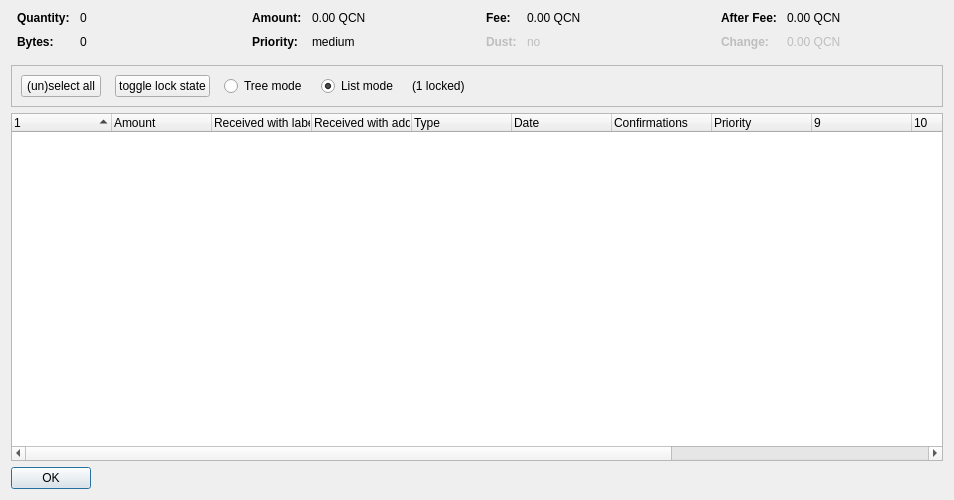
<?xml version="1.0" encoding="UTF-8"?>
<ui version="4.0">
 <class>CoinControlDialog</class>
 <widget class="QDialog" name="CoinControlDialog">
  <property name="geometry">
   <rect>
    <x>0</x>
    <y>0</y>
    <width>954</width>
    <height>500</height>
   </rect>
  </property>
  <property name="windowTitle">
   <string>Coin Selection</string>
  </property>
  <layout class="QVBoxLayout" name="verticalLayout">
   <item>
    <layout class="QHBoxLayout" name="horizontalLayoutTop" stretch="0,0,0,0">
     <property name="topMargin">
      <number>0</number>
     </property>
     <property name="bottomMargin">
      <number>10</number>
     </property>
     <item>
      <layout class="QFormLayout" name="formLayoutCoinControl1">
       <property name="horizontalSpacing">
        <number>10</number>
       </property>
       <property name="verticalSpacing">
        <number>10</number>
       </property>
       <property name="leftMargin">
        <number>6</number>
       </property>
       <property name="rightMargin">
        <number>6</number>
       </property>
       <item row="0" column="0">
        <widget class="QLabel" name="labelCoinControlQuantityText">
         <property name="font">
          <font>
           <weight>75</weight>
           <bold>true</bold>
          </font>
         </property>
         <property name="text">
          <string>Quantity:</string>
         </property>
        </widget>
       </item>
       <item row="0" column="1">
        <widget class="QLabel" name="labelCoinControlQuantity">
         <property name="cursor">
          <cursorShape>IBeamCursor</cursorShape>
         </property>
         <property name="contextMenuPolicy">
          <enum>Qt::ActionsContextMenu</enum>
         </property>
         <property name="text">
          <string notr="true">0</string>
         </property>
         <property name="textInteractionFlags">
          <set>Qt::LinksAccessibleByMouse|Qt::TextSelectableByKeyboard|Qt::TextSelectableByMouse</set>
         </property>
        </widget>
       </item>
       <item row="1" column="0">
        <widget class="QLabel" name="labelCoinControlBytesText">
         <property name="font">
          <font>
           <weight>75</weight>
           <bold>true</bold>
          </font>
         </property>
         <property name="text">
          <string>Bytes:</string>
         </property>
        </widget>
       </item>
       <item row="1" column="1">
        <widget class="QLabel" name="labelCoinControlBytes">
         <property name="cursor">
          <cursorShape>IBeamCursor</cursorShape>
         </property>
         <property name="contextMenuPolicy">
          <enum>Qt::ActionsContextMenu</enum>
         </property>
         <property name="text">
          <string notr="true">0</string>
         </property>
         <property name="textInteractionFlags">
          <set>Qt::LinksAccessibleByMouse|Qt::TextSelectableByKeyboard|Qt::TextSelectableByMouse</set>
         </property>
        </widget>
       </item>
      </layout>
     </item>
     <item>
      <layout class="QFormLayout" name="formLayoutCoinControl2">
       <property name="horizontalSpacing">
        <number>10</number>
       </property>
       <property name="verticalSpacing">
        <number>10</number>
       </property>
       <property name="leftMargin">
        <number>6</number>
       </property>
       <property name="rightMargin">
        <number>6</number>
       </property>
       <item row="0" column="0">
        <widget class="QLabel" name="labelCoinControlAmountText">
         <property name="font">
          <font>
           <weight>75</weight>
           <bold>true</bold>
          </font>
         </property>
         <property name="text">
          <string>Amount:</string>
         </property>
        </widget>
       </item>
       <item row="0" column="1">
        <widget class="QLabel" name="labelCoinControlAmount">
         <property name="cursor">
          <cursorShape>IBeamCursor</cursorShape>
         </property>
         <property name="contextMenuPolicy">
          <enum>Qt::ActionsContextMenu</enum>
         </property>
         <property name="text">
          <string notr="true">0.00 QCN</string>
         </property>
         <property name="textInteractionFlags">
          <set>Qt::LinksAccessibleByMouse|Qt::TextSelectableByKeyboard|Qt::TextSelectableByMouse</set>
         </property>
        </widget>
       </item>
       <item row="1" column="0">
        <widget class="QLabel" name="labelCoinControlPriorityText">
         <property name="font">
          <font>
           <weight>75</weight>
           <bold>true</bold>
          </font>
         </property>
         <property name="text">
          <string>Priority:</string>
         </property>
        </widget>
       </item>
       <item row="1" column="1">
        <widget class="QLabel" name="labelCoinControlPriority">
         <property name="cursor">
          <cursorShape>IBeamCursor</cursorShape>
         </property>
         <property name="contextMenuPolicy">
          <enum>Qt::ActionsContextMenu</enum>
         </property>
         <property name="text">
          <string>medium</string>
         </property>
         <property name="textInteractionFlags">
          <set>Qt::LinksAccessibleByMouse|Qt::TextSelectableByKeyboard|Qt::TextSelectableByMouse</set>
         </property>
        </widget>
       </item>
      </layout>
     </item>
     <item>
      <layout class="QFormLayout" name="formLayoutCoinControl3">
       <property name="horizontalSpacing">
        <number>10</number>
       </property>
       <property name="verticalSpacing">
        <number>10</number>
       </property>
       <property name="leftMargin">
        <number>6</number>
       </property>
       <property name="rightMargin">
        <number>6</number>
       </property>
       <item row="0" column="0">
        <widget class="QLabel" name="labelCoinControlFeeText">
         <property name="font">
          <font>
           <weight>75</weight>
           <bold>true</bold>
          </font>
         </property>
         <property name="text">
          <string>Fee:</string>
         </property>
        </widget>
       </item>
       <item row="0" column="1">
        <widget class="QLabel" name="labelCoinControlFee">
         <property name="cursor">
          <cursorShape>IBeamCursor</cursorShape>
         </property>
         <property name="contextMenuPolicy">
          <enum>Qt::ActionsContextMenu</enum>
         </property>
         <property name="text">
          <string notr="true">0.00 QCN</string>
         </property>
         <property name="textInteractionFlags">
          <set>Qt::LinksAccessibleByMouse|Qt::TextSelectableByKeyboard|Qt::TextSelectableByMouse</set>
         </property>
        </widget>
       </item>
       <item row="1" column="0">
        <widget class="QLabel" name="labelCoinControlLowOutputText">
         <property name="enabled">
          <bool>false</bool>
         </property>
         <property name="font">
          <font>
           <weight>75</weight>
           <bold>true</bold>
          </font>
         </property>
         <property name="text">
          <string>Dust:</string>
         </property>
        </widget>
       </item>
       <item row="1" column="1">
        <widget class="QLabel" name="labelCoinControlLowOutput">
         <property name="enabled">
          <bool>false</bool>
         </property>
         <property name="cursor">
          <cursorShape>IBeamCursor</cursorShape>
         </property>
         <property name="contextMenuPolicy">
          <enum>Qt::ActionsContextMenu</enum>
         </property>
         <property name="text">
          <string>no</string>
         </property>
         <property name="textInteractionFlags">
          <set>Qt::LinksAccessibleByMouse|Qt::TextSelectableByKeyboard|Qt::TextSelectableByMouse</set>
         </property>
        </widget>
       </item>
      </layout>
     </item>
     <item>
      <layout class="QFormLayout" name="formLayoutCoinControl4">
       <property name="horizontalSpacing">
        <number>10</number>
       </property>
       <property name="verticalSpacing">
        <number>10</number>
       </property>
       <property name="leftMargin">
        <number>6</number>
       </property>
       <property name="rightMargin">
        <number>6</number>
       </property>
       <item row="0" column="0">
        <widget class="QLabel" name="labelCoinControlAfterFeeText">
         <property name="font">
          <font>
           <weight>75</weight>
           <bold>true</bold>
          </font>
         </property>
         <property name="text">
          <string>After Fee:</string>
         </property>
        </widget>
       </item>
       <item row="0" column="1">
        <widget class="QLabel" name="labelCoinControlAfterFee">
         <property name="cursor">
          <cursorShape>IBeamCursor</cursorShape>
         </property>
         <property name="contextMenuPolicy">
          <enum>Qt::ActionsContextMenu</enum>
         </property>
         <property name="text">
          <string notr="true">0.00 QCN</string>
         </property>
         <property name="textInteractionFlags">
          <set>Qt::LinksAccessibleByMouse|Qt::TextSelectableByKeyboard|Qt::TextSelectableByMouse</set>
         </property>
        </widget>
       </item>
       <item row="1" column="0">
        <widget class="QLabel" name="labelCoinControlChangeText">
         <property name="enabled">
          <bool>false</bool>
         </property>
         <property name="font">
          <font>
           <weight>75</weight>
           <bold>true</bold>
          </font>
         </property>
         <property name="text">
          <string>Change:</string>
         </property>
        </widget>
       </item>
       <item row="1" column="1">
        <widget class="QLabel" name="labelCoinControlChange">
         <property name="enabled">
          <bool>false</bool>
         </property>
         <property name="cursor">
          <cursorShape>IBeamCursor</cursorShape>
         </property>
         <property name="contextMenuPolicy">
          <enum>Qt::ActionsContextMenu</enum>
         </property>
         <property name="text">
          <string notr="true">0.00 QCN</string>
         </property>
         <property name="textInteractionFlags">
          <set>Qt::LinksAccessibleByMouse|Qt::TextSelectableByKeyboard|Qt::TextSelectableByMouse</set>
         </property>
        </widget>
       </item>
      </layout>
     </item>
    </layout>
   </item>
   <item>
    <widget class="QFrame" name="frame">
     <property name="minimumSize">
      <size>
       <width>0</width>
       <height>40</height>
      </size>
     </property>
     <property name="frameShape">
      <enum>QFrame::StyledPanel</enum>
     </property>
     <property name="frameShadow">
      <enum>QFrame::Sunken</enum>
     </property>
     <layout class="QHBoxLayout" name="horizontalLayout">
      <item>
       <layout class="QHBoxLayout" name="horizontalLayoutPanel" stretch="0,0,0,0,0,0">
        <property name="spacing">
         <number>14</number>
        </property>
        <item>
         <widget class="QPushButton" name="pushButtonSelectAll">
          <property name="sizePolicy">
           <sizepolicy hsizetype="Maximum" vsizetype="Fixed">
            <horstretch>0</horstretch>
            <verstretch>0</verstretch>
           </sizepolicy>
          </property>
          <property name="text">
           <string>(un)select all</string>
          </property>
          <property name="autoDefault">
           <bool>false</bool>
          </property>
         </widget>
        </item>
        <item>
         <widget class="QPushButton" name="pushButtonToggleLock">
          <property name="sizePolicy">
           <sizepolicy hsizetype="Maximum" vsizetype="Fixed">
            <horstretch>0</horstretch>
            <verstretch>0</verstretch>
           </sizepolicy>
          </property>
          <property name="text">
           <string>toggle lock state</string>
          </property>
          <property name="autoDefault">
           <bool>false</bool>
          </property>
         </widget>
        </item>
        <item>
         <widget class="QRadioButton" name="radioTreeMode">
          <property name="sizePolicy">
           <sizepolicy hsizetype="Maximum" vsizetype="Fixed">
            <horstretch>0</horstretch>
            <verstretch>0</verstretch>
           </sizepolicy>
          </property>
          <property name="text">
           <string>Tree mode</string>
          </property>
         </widget>
        </item>
        <item>
         <widget class="QRadioButton" name="radioListMode">
          <property name="sizePolicy">
           <sizepolicy hsizetype="Maximum" vsizetype="Fixed">
            <horstretch>0</horstretch>
            <verstretch>0</verstretch>
           </sizepolicy>
          </property>
          <property name="text">
           <string>List mode</string>
          </property>
          <property name="checked">
           <bool>true</bool>
          </property>
         </widget>
        </item>
        <item>
         <widget class="QLabel" name="labelLocked">
          <property name="text">
           <string>(1 locked)</string>
          </property>
         </widget>
        </item>
        <item>
         <spacer name="horizontalSpacer">
          <property name="orientation">
           <enum>Qt::Horizontal</enum>
          </property>
          <property name="sizeHint" stdset="0">
           <size>
            <width>40</width>
            <height>20</height>
           </size>
          </property>
         </spacer>
        </item>
       </layout>
      </item>
     </layout>
    </widget>
   </item>
   <item>
    <widget class="CoinControlTreeWidget" name="treeWidget">
     <property name="contextMenuPolicy">
      <enum>Qt::CustomContextMenu</enum>
     </property>
     <property name="sortingEnabled">
      <bool>false</bool>
     </property>
     <property name="columnCount">
      <number>13</number>
     </property>
     <attribute name="headerShowSortIndicator" stdset="0">
      <bool>true</bool>
     </attribute>
     <attribute name="headerStretchLastSection">
      <bool>false</bool>
     </attribute>
     <column>
      <property name="text">
       <string/>
      </property>
     </column>
     <column>
      <property name="text">
       <string>Amount</string>
      </property>
     </column>
     <column>
      <property name="text">
       <string>Received with label</string>
      </property>
     </column>
     <column>
      <property name="text">
       <string>Received with address</string>
      </property>
     </column>
     <column>
      <property name="text">
	<string>Type</string>
      </property>
     </column>
     <column>
      <property name="text">	 
       <string>Date</string>
      </property>
     </column>
     <column>
      <property name="text">
       <string>Confirmations</string>
      </property>
      <property name="toolTip">
       <string>Confirmed</string>
      </property>
     </column>
     <column>
      <property name="text">
       <string>Priority</string>
      </property>
     </column>
     <column>
      <property name="text">
       <string/>
      </property>
     </column>
     <column>
      <property name="text">
       <string/>
      </property>
     </column>
     <column>
      <property name="text">
       <string/>
      </property>
     </column>
     <column>
      <property name="text">
       <string/>
      </property>
     </column>
     <column>
      <property name="text">
       <string/>
      </property>
     </column>
    </widget>
   </item>
   <item>
    <widget class="QDialogButtonBox" name="buttonBox">
     <property name="sizePolicy">
      <sizepolicy hsizetype="Maximum" vsizetype="Fixed">
       <horstretch>0</horstretch>
       <verstretch>0</verstretch>
      </sizepolicy>
     </property>
     <property name="orientation">
      <enum>Qt::Horizontal</enum>
     </property>
     <property name="standardButtons">
      <set>QDialogButtonBox::Ok</set>
     </property>
    </widget>
   </item>
  </layout>
 </widget>
 <customwidgets>
  <customwidget>
   <class>CoinControlTreeWidget</class>
   <extends>QTreeWidget</extends>
   <header>coincontroltreewidget.h</header>
  </customwidget>
 </customwidgets>
 <resources/>
 <connections/>
</ui>
